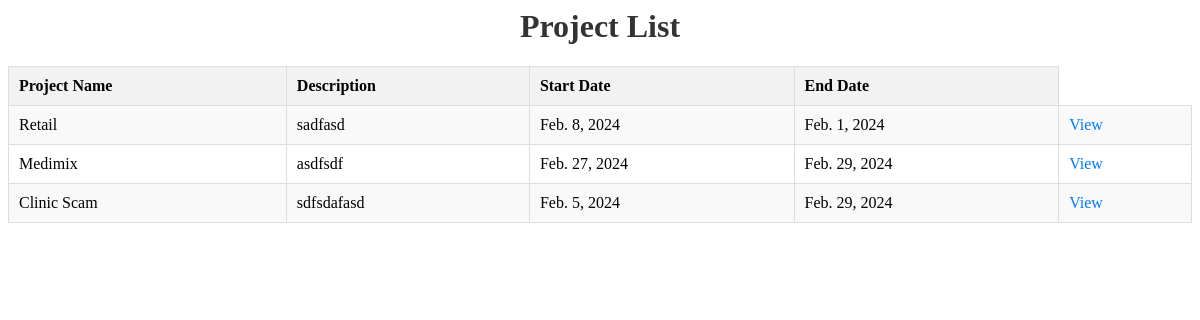
The page / on the database its author committed.
### project/models.py (models this page shows, shortened)
class projects(models.Model):
    project_name = models.CharField(max_length = 200)
    description = models.TextField()
    start_date = models.DateField()
    end_date = models.DateField()
    id = models.UUIDField(default = uuid.uuid4, primary_key= True,
                          unique = True ,editable=False)

### project/views.py (the view)
# urls.py: path("",get_all_project,name="all-projects"),
def get_all_project(request):
    obj_project = projects.objects.all()
    context = {"projects":obj_project}
    return render(request,"project_list.html",context)

### templates/project_list.html (shortened to what this page needs)
<h1>Project List</h1>
<table>
    <tr>
        <th>Project Name</th>
        <th>Description</th>
        <th>Start Date</th>
        <th>End Date</th>
    </tr>
    {% for project in projects %}
        <tr>
                <td>{{project.project_name}}</td>
                <td>{{project.description}}</td>
                <td>{{project.start_date}}</td>
                <td>{{project.end_date}}</td>
                <td><a href="{% url 'single-project' project.id %}">View</a></td>
        </tr>
    {% endfor %}
</table>

### templates/project_list.html (style rules this page uses)
h1 { text-align: center; color: #333; }
table { width: 100%; border-collapse: collapse; margin-top: 20px; }
th, td { padding: 10px; text-align: left; border: 1px solid #ddd; }
th { background-color: #f2f2f2; }
tr:nth-child(even) { background-color: #f9f9f9; }
a { color: #007BFF; text-decoration: none; }

### rows shown on the page
projects: project_name "Retail", description "sadfasd", start_date "Feb. 8, 2024", end_date "Feb. 1, 2024"
projects: project_name "Medimix", description "asdfsdf", start_date "Feb. 27, 2024", end_date "Feb. 29, 2024"
projects: project_name "Clinic Scam", description "sdfsdafasd", start_date "Feb. 5, 2024", end_date "Feb. 29, 2024"
